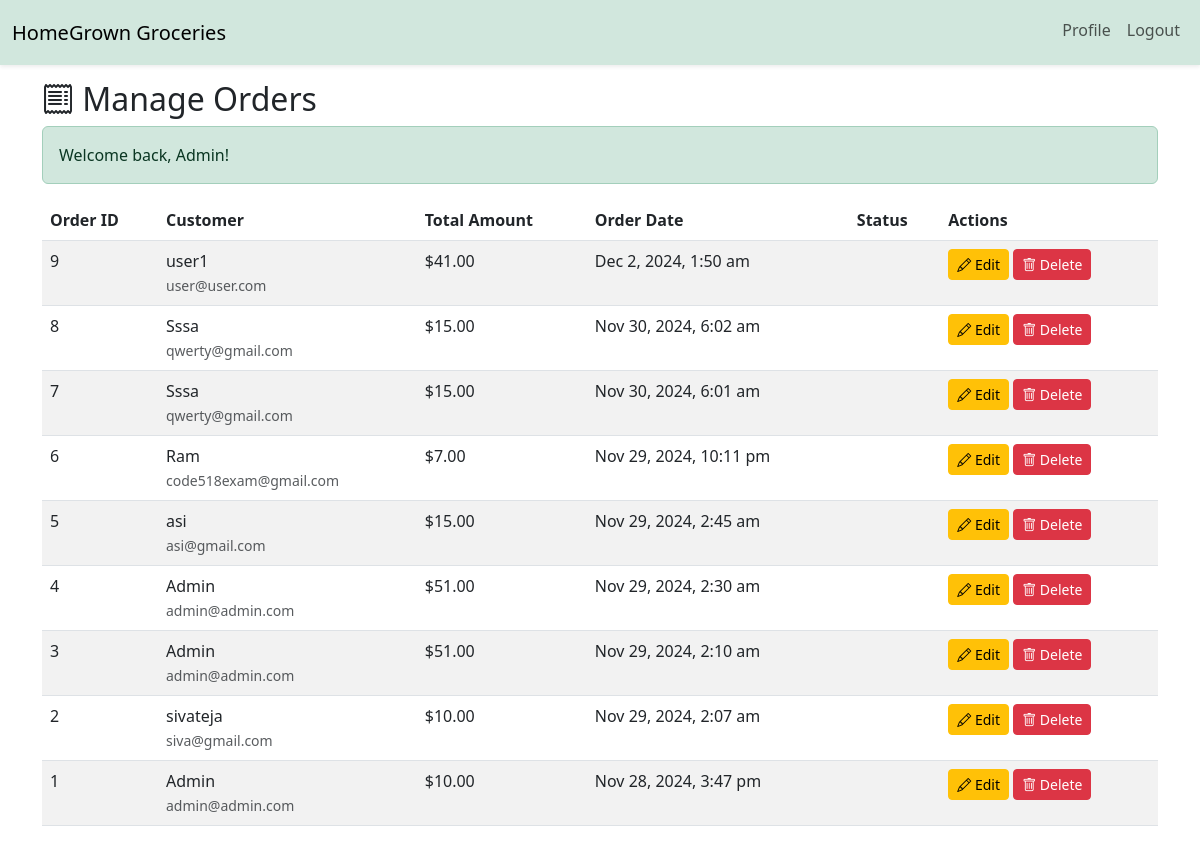
Page /admin/admin_orders.php (signed in) on the committed database.
### tables this page shows
CREATE TABLE `Orders` (
  `order_id` int(11) NOT NULL,
  `user_id` int(11) NOT NULL,
  `total_amount` decimal(10,2) NOT NULL,
  `order_date` datetime NOT NULL,
  `status` enum('pending','confirmed','shipped','delivered','cancelled') NOT NULL DEFAULT 'pending'
);

CREATE TABLE `Users` (
  `user_id` int(11) NOT NULL,
  `username` varchar(50) NOT NULL,
  `email` varchar(100) NOT NULL,
  `password` varchar(255) NOT NULL,
  `role` enum('user','admin') DEFAULT 'user',
  `phone` varchar(20) DEFAULT NULL,
  `shipping_address` text DEFAULT NULL,
  `created_at` timestamp NOT NULL DEFAULT current_timestamp()
);

### admin/admin_orders.php (the view, shortened to what this page needs)
<?php
include '../config/db.php';
include '../includes/header_admin.php';
$query = "SELECT o.*, u.username, u.email FROM Orders o
          JOIN Users u ON o.user_id = u.user_id
          ORDER BY o.order_date DESC";
$result = $conn->query($query);
?>
<div class="container mt-4">
    <h2><i class="bi bi-receipt"></i> Manage Orders</h2>
    <?php if (isset($_SESSION['success'])): ?>
        <div class="alert alert-success"><?php echo $_SESSION['success']; unset($_SESSION['success']); ?></div>
    <?php endif; ?>
    <?php if ($result->num_rows > 0): ?>
        <table class="table table-striped mt-3">
            <thead>
                <tr>
                    <th>Order ID</th>
                    <th>Customer</th>
                    <th>Total Amount</th>
                    <th>Order Date</th>
                    <th>Status</th>
                    <th>Actions</th>
                </tr>
            </thead>
            <tbody>
                <?php while ($row = $result->fetch_assoc()): ?>
                    <tr>
                        <td><?php echo $row['order_id']; ?></td>
                        <td>
                            <?php echo htmlspecialchars($row['username']); ?><br>
                            <small class="text-muted"><?php echo htmlspecialchars($row['email']); ?></small>
                        </td>
                        <td>$<?php echo number_format($row['total_amount'], 2); ?></td>
                        <td><?php echo date('M j, Y, g:i a', strtotime($row['order_date'])); ?></td>
                        <td>
                            <span class="badge bg-<?php
                                echo isset($row['status']) ? (
                                    $row['status'] === 'pending' ? 'warning' :
                                    ($row['status'] === 'confirmed' ? 'info' :
                                    ($row['status'] === 'shipped' ? 'primary' :
                                    ($row['status'] === 'delivered' ? 'success' : 'danger')))
                                ) : 'secondary';
                            ?>">
                            </span>
                        </td>
                        <td>
                            <button class="btn btn-warning btn-sm" data-bs-toggle="modal" data-bs-target="#editModal<?php echo $row['order_id']; ?>">
                                <i class="bi bi-pencil"></i> Edit
                            </button>
                            <a href="admin_orders.php?delete=<?php echo $row['order_id']; ?>" class="btn btn-danger btn-sm" onclick="return confirm('Are you sure you want to delete this order?');">
                                <i class="bi bi-trash"></i> Delete
                            </a>
                        </td>
                    </tr>
                <?php endwhile; ?>
            </tbody>
        </table>
    <?php else: ?>
        <div class="alert alert-info">No orders found.</div>
    <?php endif; ?>
</div>
<?php include '../includes/footer.php'; ?>

### assets/css/style.css (style rules this page uses)
body { margin: 0; padding: 0; box-sizing: border-box; }
.badge { font-size: 12px; padding: 2px 4px; border-radius: 50%; position: absolute; top: 20px; right: 80px; }

### includes/header_admin.php (style rules this page uses)
body { padding-top: 56px; }

### rows in the picture
orders: order_id "9", user.username "user1", user.email "user@user.com", total_amount "41.00", order_date "Dec 2, 2024, 1:50 am"
orders: order_id "8", user.username "Sssa", user.email "qwerty@gmail.com", total_amount "15.00", order_date "Nov 30, 2024, 6:02 am"
orders: order_id "7", user.username "Sssa", user.email "qwerty@gmail.com", total_amount "15.00", order_date "Nov 30, 2024, 6:01 am"
orders: order_id "6", user.username "Ram", user.email "code518exam@gmail.com", total_amount "7.00", order_date "Nov 29, 2024, 10:11 pm"
orders: order_id "5", user.username "asi", user.email "asi@gmail.com", total_amount "15.00", order_date "Nov 29, 2024, 2:45 am"
orders: order_id "4", user.username "Admin", user.email "admin@admin.com", total_amount "51.00", order_date "Nov 29, 2024, 2:30 am"
orders: order_id "3", user.username "Admin", user.email "admin@admin.com", total_amount "51.00", order_date "Nov 29, 2024, 2:10 am"
orders: order_id "2", user.username "sivateja", user.email "siva@gmail.com", total_amount "10.00", order_date "Nov 29, 2024, 2:07 am"
orders: order_id "1", user.username "Admin", user.email "admin@admin.com", total_amount "10.00", order_date "Nov 28, 2024, 3:47 pm"

### other values in the picture
$_SESSION['success'] "Welcome back, Admin!"
